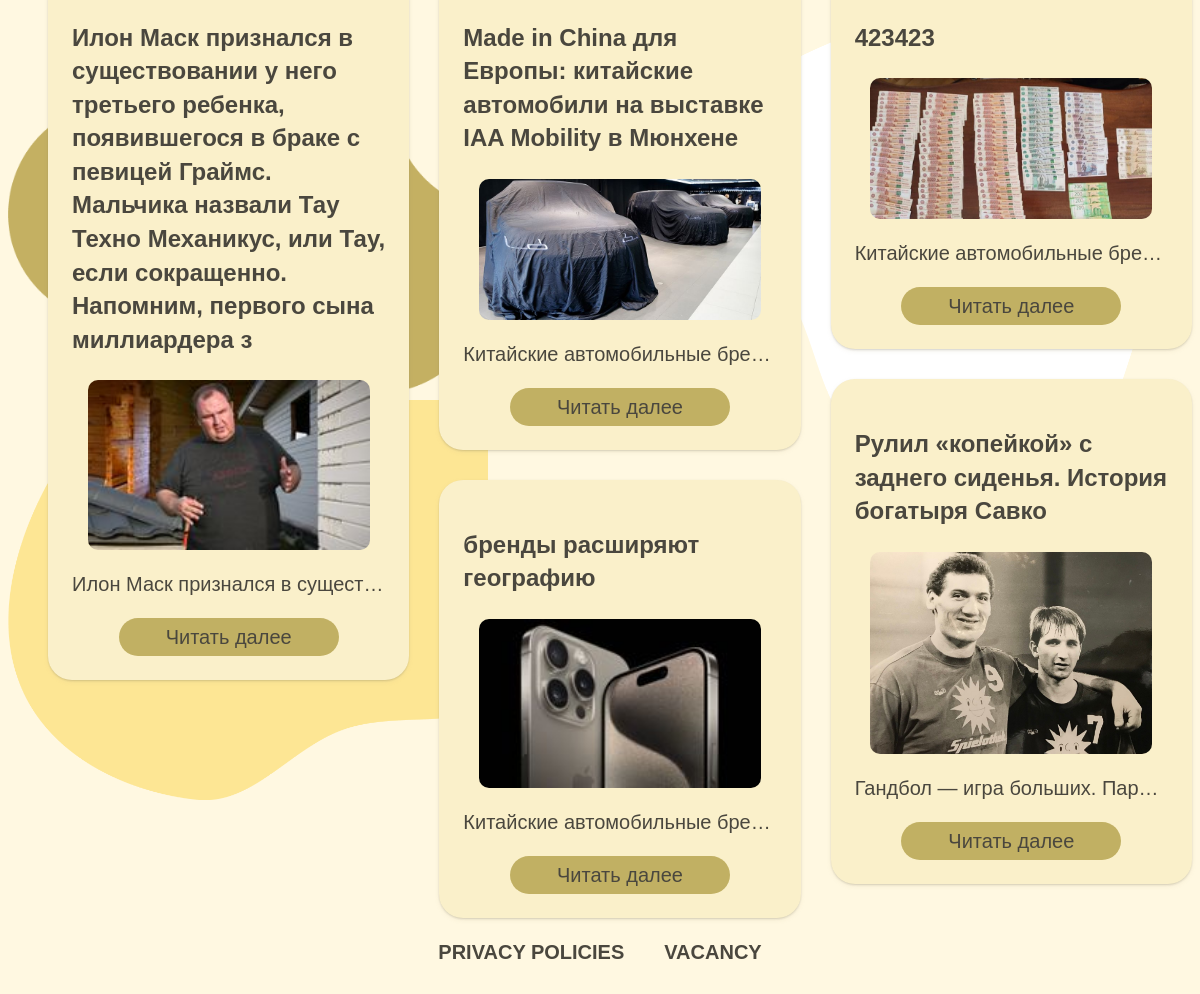
Page /news/ on the committed database.
### news/models.py (models this page shows, shortened)
class News(models.Model):
    title = models.CharField(max_length=200)
    content = models.TextField()
    publication_date = models.DateField(auto_now_add=True)
    image = models.ImageField(upload_to='static/news/')

### news/views.py (the view)
# urls.py: path('', views.news_list, name='home'),
def news_list(request):
    news_list = News.objects.order_by('-publication_date')
    context = {
        'news_list': news_list,
    }
    return render(request, 'news.html', context)

### news/templates/news.html (shortened to what this page needs)
{% extends 'hotel/base_hotel.html' %}
{% block head %}
<link rel="stylesheet" href="/static/css/news.css">
{% endblock %}
{% block content %}
<ul>
    {% for news in news_list %}
    <li itemscope itemtype="http://schema.org/NewsArticle">
        <h3 itemprop="headline">{{ news.title }}</h3>
        <img itemprop="image" src="{{ news.image.url }}" alt="{{ news.title }}" width="100">
        <p itemprop="description">{{ news.content }}</p>
        <a itemprop="url" href="{% url 'news:current_news' news.id %}">Читать далее</a>
    </li>
    {% endfor %}
</ul>
{% endblock %}

### static/css/base.css (style rules this page uses)
body { font-family: TTCommonsProVar, sans-serif; font-size: 1.25rem; background: rgb(255, 248, 225); line-height: 1.4; height: 100vh; }

### static/css/news.css (style rules this page uses)
ul { list-style-type: none; columns: 3; column-gap: 30px; }
ul li { background-color: rgb(250, 240, 202); box-shadow: rgba(191, 180, 140, 0.25) 0px 2px 5px -1px, rgba(0, 0, 0, 0.3) 0px 1px 3px -1px; padding: 1.5rem; border-radius: 24px; margin-bottom: 30px; break-inside: avoid; }
ul li h3 { font-size: 24px; font-weight: 600; color: rgb(74, 71, 62); }
ul li img { display: block; margin: 0 auto; border-radius: 10px; width: 90%; transition: transform 0.3s; }
ul li p { overflow: hidden; text-overflow: ellipsis; white-space: nowrap; color: rgb(74, 71, 62); }
ul li a { text-align: center; display: block; margin: 0 auto; color: rgb(74, 71, 62); width: 200px; padding: 5px 10px; text-decoration: none; transition: background-color 0.5s, border-radius 0.5s; }
ul li a:link { background-color: rgb(193, 176, 99); border-radius: 40px; }

### rows in the picture
News: title "Илон Маск признался в существовании у него третьего ребенка, появившегося в браке с певицей Граймс. Мальчика назвали Тау Техно Механикус, или Тау, если сокращенно. Напомним, первого сына миллиардера з", image (picture), content "Илон Маск признался в сущест…"
News: title "Made in China для Европы: китайские автомобили на выставке IAA Mobility в Мюнхене", image (picture), content "Китайские автомобильные бре…"
News: title "бренды расширяют географию", image (picture), content "Китайские автомобильные бре…"
News: title "423423", image (picture), content "Китайские автомобильные бре…"
News: title "Рулил «копейкой» с заднего сиденья. История богатыря Савко", image (picture), content "Гандбол — игра больших. Пар…"
